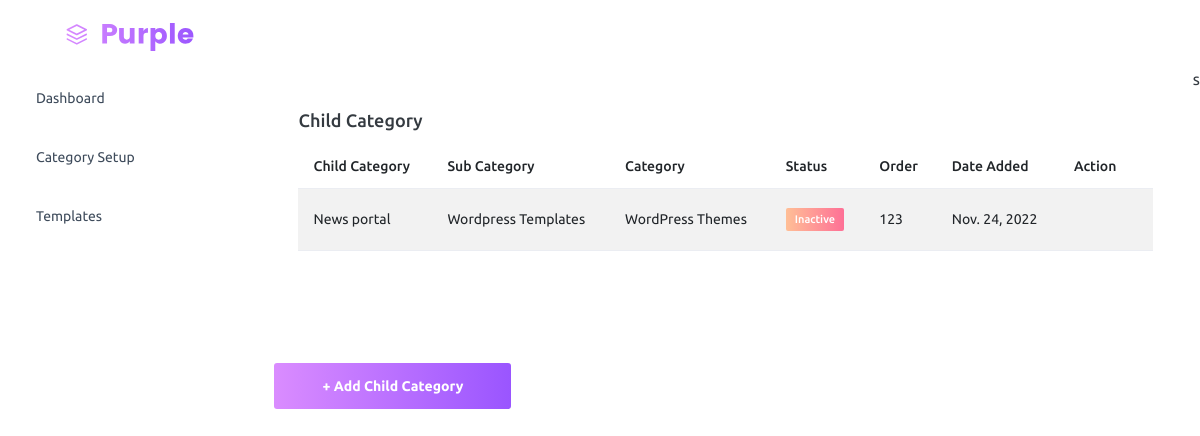
Page /child_category/ on the committed database.
### adminpanel/models.py (models this page shows, shortened)
class ChildCategory(models.Model):
    sub_category = models.ForeignKey(SubCategory, on_delete=models.CASCADE)
    child_category = models.CharField(max_length=100)
    order = models.IntegerField(null=True)
    STATUS_CHOICES = (("active", "active"), ("inactive", "inactive"))
    status = models.CharField(max_length=100, choices=STATUS_CHOICES, default="active")
    created = models.DateTimeField(auto_now_add=True, null=True)

class SubCategory(models.Model):
    category = models.ForeignKey(Category, on_delete=models.CASCADE)
    sub_category = models.CharField(max_length=100, unique=True)
    order = models.IntegerField(null=True)
    STATUS_CHOICES = (("active", "active"), ("inactive", "inactive"))
    status = models.CharField(max_length=100, choices=STATUS_CHOICES, default="active")
    created = models.DateTimeField(auto_now_add=True, null=True)
    def __str__(self):
        return self.sub_category

class Category(models.Model):
    category = models.CharField(max_length=100, unique=True)
    category_image = models.ImageField(null=True, upload_to="category_images/")
    order = models.IntegerField(null=True)
    STATUS_CHOICES = (("active", "active"), ("inactive", "inactive"))
    status = models.CharField(max_length=100, choices=STATUS_CHOICES, default="active")
    created = models.DateTimeField(auto_now_add=True, null=True)
    def __str__(self):
        return self.category

### adminpanel/views.py (the view)
# urls.py: path('child_category/', views.child_category, name='child_category'),
def child_category(request):
    child_category = ChildCategory.objects.all().order_by("order")
    context = {"child_category": child_category}
    return render(request, "admin/child_category.html", context)

### templates/admin/child_category.html (shortened to what this page needs)
{% load static %} {% include 'admin/nav.html' %}
<div class="main-panel">
  <div class="col-lg-12 grid-margin stretch-card">
    <div class="card">
      <div class="card-body">
        <h4 class="card-title">Child Category</h4>
        <table class="table table-striped">
          <thead>
            <tr>
              <th>Child Category</th>
              <th>Sub Category</th>
              <th>Category</th>
              <th>Status</th>
              <th>Order</th>
              <th>Date Added</th>
              <th>Action</th>
            </tr>
          </thead>
          <tbody>
            {% for child_category in child_category %}
            <tr>
              <td>{{child_category.child_category}}</td>
              <td>{{child_category.sub_category}}</td>
              <td>{{child_category.sub_category.category}}</td>
              <td>
                {% if child_category.status == 'active' %}
                <label class="badge badge-gradient-success">Active</label>
                {% else %}
                <label class="badge badge-gradient-danger">Inactive</label>
                {% endif %}
              </td>
              <td>{{child_category.order}}</td>
              <td>{{child_category.created.date}}</td>
              <td>
                <div class="nav-item nav-profile dropdown">
                  <a
                    class="nav-link dropdown-toggle"
                    id="profileDropdown"
                    href="#"
                    data-bs-toggle="dropdown"
                    aria-expanded="false"
                  >
                    <i class="mdi mdi-table-edit"></i>
                  </a>
                </div>
              </td>
            </tr>
            {% endfor %}
          </tbody>
        </table>
      </div>
    </div>
  </div>
  <span class="nav-link">
    <a href="{% url 'add_child_category' %}">
      <button class="btn btn-block btn-lg btn-gradient-primary mt-4">
        + Add Child Category
      </button>
    </a>
  </span>
</div>
{% include 'admin/footer.html' %}s

### rows in the picture
ChildCategory: child_category "News portal", sub_category "Wordpress Templates", sub_category.category "WordPress Themes", status "Inactive", order "123", created "Nov. 24, 2022"
